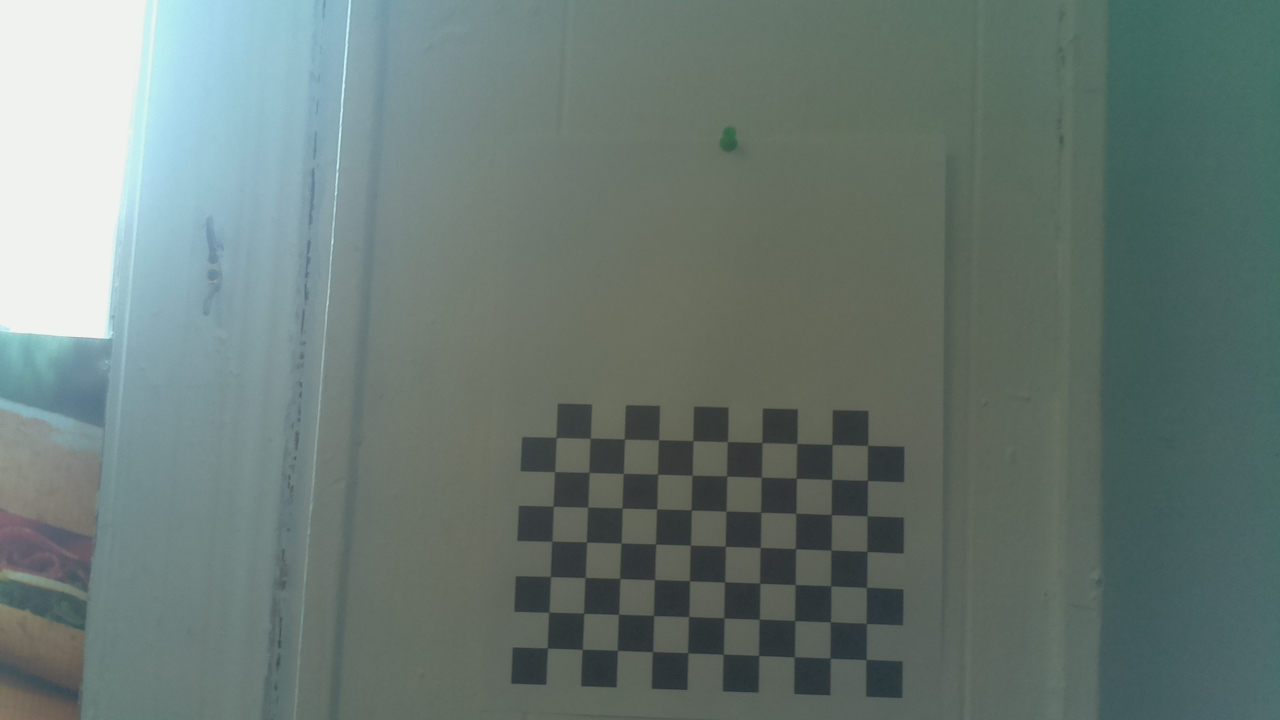
#> input picture Calibration/1.jpg, 1280 x 720 px; its folder holds only this picture in this run
$ python camera_calibration.py
#> lines starting #> are read from the running program, lines starting #| are printed output that depends on the picture; after the words box and inside, x2 and y2 are one past the last pixel; in counts of white or black regions, pixels touching at a corner belong together; long printed decimals are rounded
#!/usr/bin/env python

"""camera_calibration.py: Performs camera calibration.

Usage: camera_calibration.py
Ensure images of the chessboard are contained in the same folder. A
camera_calibration.json file will be generated which will contain the results
of the calibration.
"""
__author__      = "Matthew Pan"
__copyright__   = "Copyright 2024, Matthew Pan"

import cv2
import numpy as np
import glob
import matplotlib.pyplot as plt
import matplotlib.cm as cm
import json

class NumpyEncoder(json.JSONEncoder):
    def default(self, obj):
        if isinstance(obj, np.ndarray):
            return obj.tolist()
        return super().default(obj)

# Define checkerboard size
CHESSBOARD = (7, 10)

# Optimization termination criteria
criteria = (cv2.TERM_CRITERIA_EPS + cv2.TERM_CRITERIA_MAX_ITER, 30, 0.001)

# Prepare object points and image points

# Arrays to store object points and image points from all the images.
obj_points = [] # 3d point in real world space
img_points = [] # 2d points in image plane

objp = np.zeros((CHESSBOARD[0]*CHESSBOARD[1], 3), np.float32)
objp[:, :2] = np.mgrid[0:CHESSBOARD[0], 0:CHESSBOARD[1]].T.reshape(-1, 2)

# Load calibration images
images = glob.glob('*.jpg') # Gets images in the same folder as this script with the .jpg extension

for fname in images:
    print(fname)
    img = cv2.imread(fname)
#> img is the input picture: shape (720, 1280, 3); mean B, G, R 115.9, 121.3, 105.4
    gray = cv2.cvtColor(img, cv2.COLOR_BGR2GRAY)
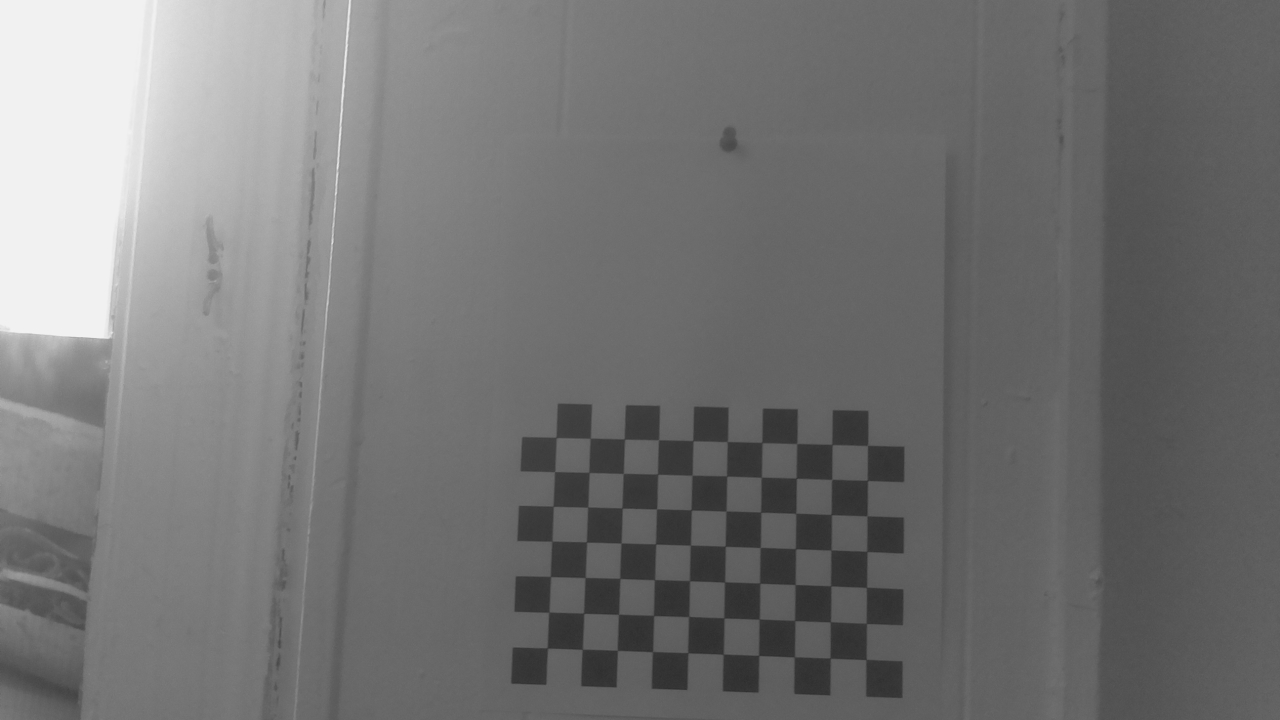
#> gray: shape (720, 1280); min 45, max 243, mean 115.9

    # Find the chess board corners
    ret, corners = cv2.findChessboardCorners(gray, CHESSBOARD, None)
#> ret = True; corners = 70 rows, first 8: [547, 647.8], [547.7, 613.3], [551.4, 577.3], [552.7, 540.5], [553.8, 506.8], [554.6, 471.7], [556.8, 438.1], [583.4, 648.2]

    # If found, add object points, image points (after refining them)
    if ret:
        obj_points.append(objp)

        corners2 = cv2.cornerSubPix(gray, corners, (11,11), (-1,-1), criteria)
#> corners2 = 70 rows, first 8: [547.4, 647.9], [548.8, 612.2], [550.5, 576.5], [551.9, 541.2], [553.1, 506.2], [554.6, 471.7], [556.1, 437.4], [582.3, 649.4]
        img_points.append(corners2)

        # Draw and display the corners
        cv2.drawChessboardCorners(img, (7,6), corners, ret)
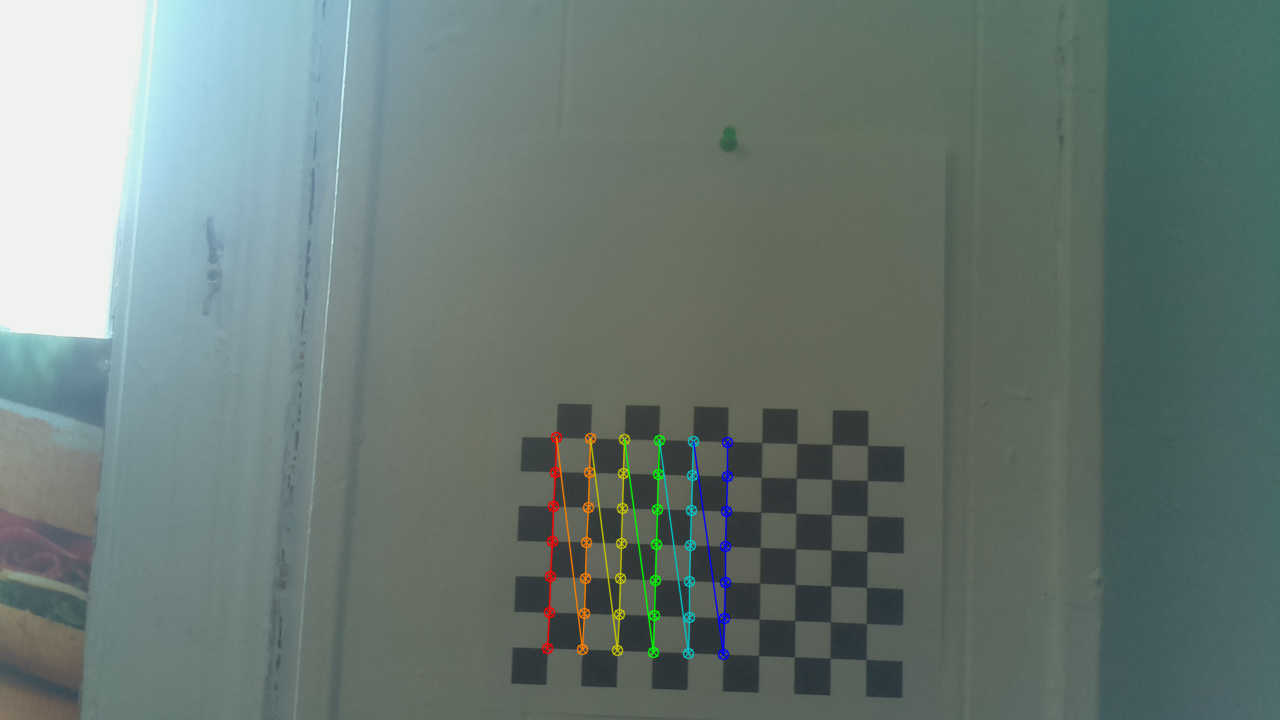
#> img: shape (720, 1280, 3); 1.11% of pixels changed, all inside (x1, y1, x2, y2) = (541, 431, 734, 661)
        cv2.imshow('img', img)
        cv2.waitKey(500)

cv2.destroyAllWindows()
# Perform calibration
ret, K, dist, rvecs, tvecs = cv2.calibrateCamera(obj_points, img_points, gray.shape[::-1], None, None)
#> ret = 0.105; K = [[894.4, 0, 674.7], [0, 894.4, 408.2], [0, 0, 1]]; dist = [[0.23, -0.953, -4.17e-05, 0.0011, -0.34]]; rvecs = ([-0.0881, -0.0274, -1.54],); tvecs = ([-3.63, 6.83, 25.79],)

# Finds Re-projection Error
mean_error = 0
for i in range(len(obj_points)):
    img_points_2, _ = cv2.projectPoints(obj_points[i], rvecs[i], tvecs[i], K, dist)
    error = cv2.norm(img_points[i], img_points_2, cv2.NORM_L2)/len(img_points_2)
    mean_error += error
    rep_error = mean_error/len(obj_points)
#> this loop made 1 pass
#> (error, mean_error, rep_error) on pass 1: (0.0125, 0.0125, 0.0125)
#> after the loop, mean_error = 0.0125
 # Prints results of calibration
print("Intrinsic Matrix (K):\n", K)
#| Intrinsic Matrix (K):
#|  [[894.434   0.         674.703]
#|  [  0.         894.353 408.153]
#|  [  0.           0.           1.        ]]
print("Distortion Coefficients:\n", dist)
#| Distortion Coefficients:
#|  [[ 2.30386409e-01 -9.53273428e-01 -4.16973176e-05  1.10089428e-03
#|   -3.39683056e-01]]
print( "Total Re-Projection Error (Pixels): {}".format(mean_error/len(obj_points)) )
#| Total Re-Projection Error (Pixels): 0.01254

# write results to json file
with open('camera_calibration.json', 'w') as f:
    data_dump = {
        "repError" : rep_error,
        "instrinsicMatrix" : K,
        "distCoeff" : dist,
        "rvecs" : rvecs,
        "tvecs" : tvecs }
#> data_dump = {'repError': 0.0125, 'instrinsicMatrix': [[894.4, 0, 674.7], [0, 894.4, 408.2], [0, 0, 1]], 'distCoeff': [[0.23, -0.953, -4.17e-05, 0.0011, -0.34]], 'rvecs': ([-0.0881, -0.0274, -1.54],), 'tvecs': ([-3.63, 6.83, 25.79],)}
    json.dump(data_dump, f, cls=NumpyEncoder, separators=(',', ':'),
          sort_keys=True,
          indent=4)
f.close()


# Plots the 3D position of the chessboards in all photos for 10 second before closing the program
fig = plt.figure()
ax = fig.add_subplot(111, projection='3d')
for i, (rvec, tvec) in enumerate(zip(rvecs, tvecs)):
  R, _ = cv2.Rodrigues(rvec)
  points_3d = np.dot(R, obj_points[i].T).T + tvec.T
  ax.scatter(points_3d[:, 0], points_3d[:, 1], points_3d[:, 2], label=f'Image {i+1}')
#> this loop made 1 pass
#> (rvec, tvec) on pass 1: ([-0.0881, -0.0274, -1.54], [-3.63, 6.83, 25.79])

plt.title("3D Chessboard Positions")
plt.xlabel("X")
plt.ylabel("Y")
plt.legend(loc='upper left')
plt.show(block=False)
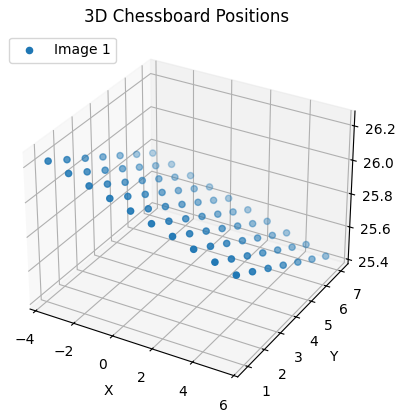
#> figure drawn by matplotlib, 1 panel
plt.pause(10)
plt.close()

$ run again, on Calibration/7.jpg
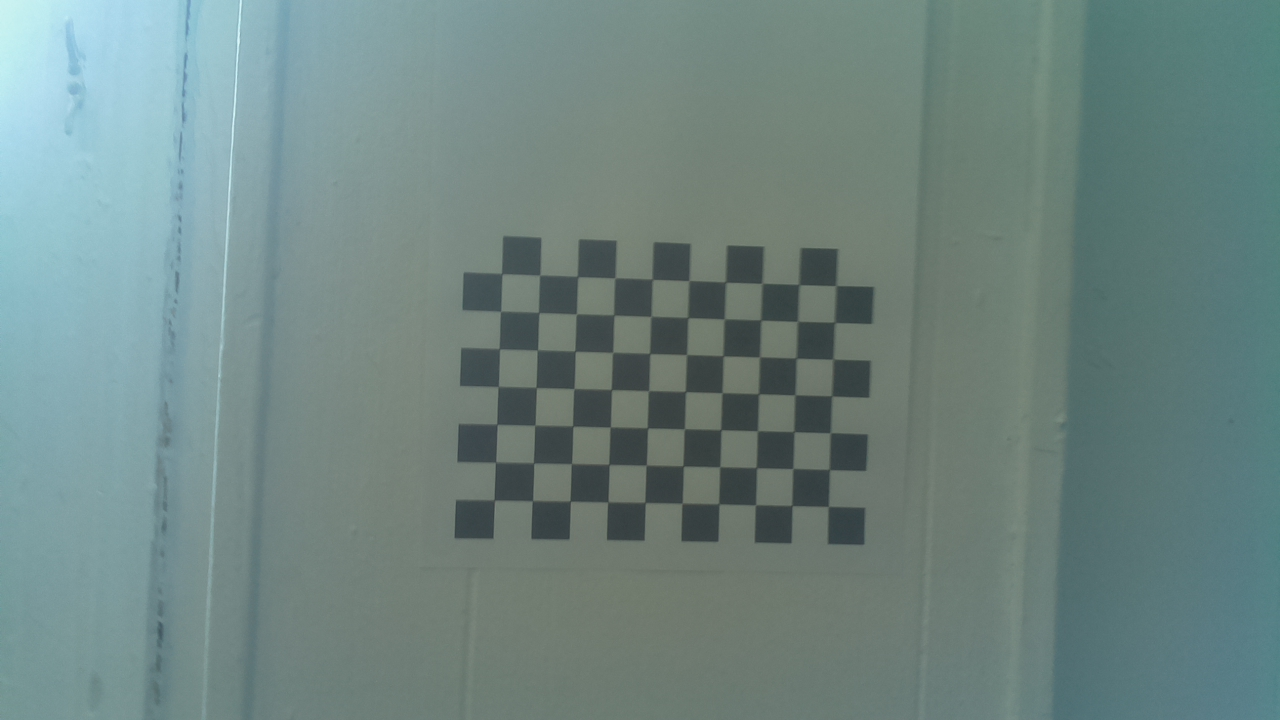
#> input picture Calibration/7.jpg, 1280 x 720 px
#> img is the input picture: shape (720, 1280, 3); mean B, G, R 130.4, 133.7, 110.9
#> `ret, corners = cv2.findChessboardCorners(gray, CHESSBOARD, None)`: ret = True; corners = 70 rows, first 8: [495.4, 501.4], [494.8, 463], [496.8, 424.5], [499.2, 385.4], [500.3, 349.6], [500.3, 311.6], [502.6, 274.7], [533.4, 499.4]
#> corners2 = 70 rows, first 8: [494.3, 500.1], [495.5, 462.2], [496.9, 424.4], [498.3, 386.6], [499.3, 348.8], [500.6, 311.3], [501.7, 273.6], [532.4, 500.7]
#> `cv2.drawChessboardCorners(img, (7,6), corners, ret)`:
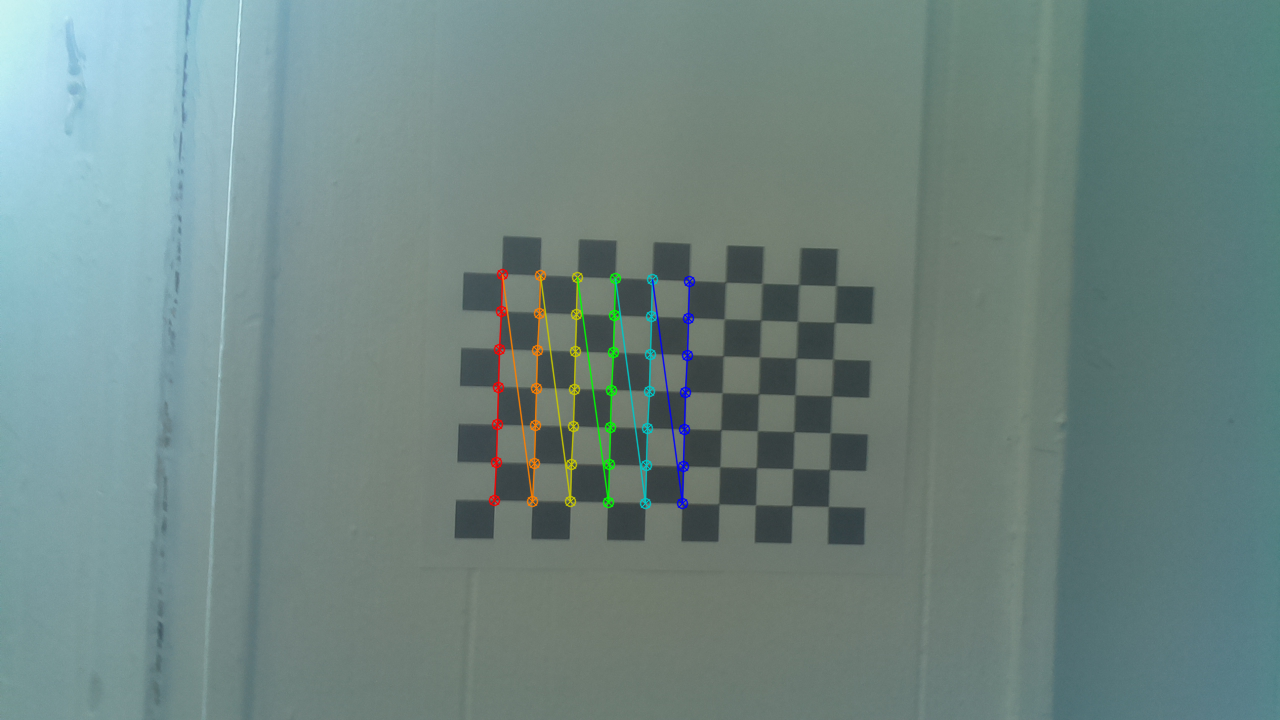
#> img: shape (720, 1280, 3); 1.16% of pixels changed, all inside (x1, y1, x2, y2) = (488, 268, 696, 510)
#> `ret, K, dist, rvecs, tvecs = cv2.calibrateCamera(obj_points, img_point..`: ret = 0.153; K = [[2379.2, 0, 606.1], [0, 2326.1, 401.2], [0, 0, 1]]; dist = [[-1.01, 252.4, 0.0207, -0.00687, -9603.2]]; rvecs = ([0.188, -0.148, -1.54],); tvecs = ([-2.89, 2.61, 61.6],)
#> the loop `for i in range(len(obj_points)):` made 1 pass
#> (error, mean_error, rep_error) on pass 1: (0.0183, 0.0183, 0.0183)
#> after the loop `for i in range(len(obj_points)):`: mean_error = 0.0183
#| Intrinsic Matrix (K):
#|  [[2.37924192e+03 0.00000000e+00 6.06091447e+02]
#|  [0.00000000e+00 2.32606052e+03 4.01215007e+02]
#|  [0.00000000e+00 0.00000000e+00 1.00000000e+00]]
#| Distortion Coefficients:
#|  [[-1.00965304e+00  2.52391963e+02  2.06680934e-02 -6.87156389e-03
#|   -9.60316716e+03]]
#| Total Re-Projection Error (Pixels): 0.01831
#> data_dump = {'repError': 0.0183, 'instrinsicMatrix': [[2379.2, 0, 606.1], [0, 2326.1, 401.2], [0, 0, 1]], 'distCoeff': [[-1.01, 252.4, 0.0207, -0.00687, -9603.2]], 'rvecs': ([0.188, -0.148, -1.54],), 'tvecs': ([-2.89, 2.61, 61.6],)}
#> the loop `for i, (rvec, tvec) in enumerate(zip(rvecs, tvecs)):` made 1 pass
#> (rvec, tvec) on pass 1: ([0.188, -0.148, -1.54], [-2.89, 2.61, 61.6])
#> `plt.show(block=False)`:
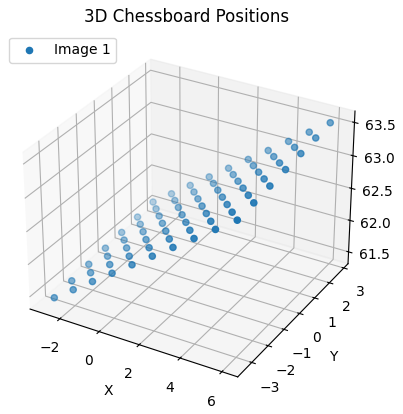
#> figure drawn by matplotlib, 1 panel

$ run again, on Calibration/8.jpg
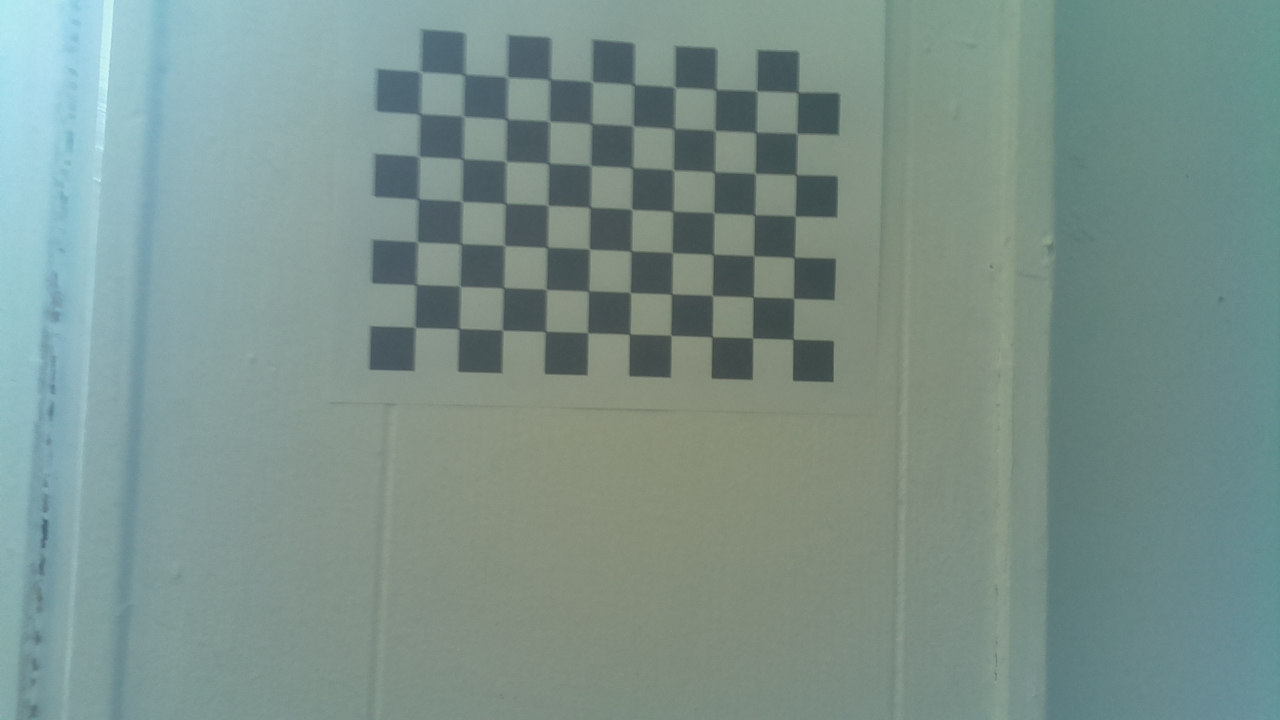
#> input picture Calibration/8.jpg, 1280 x 720 px
#> img is the input picture: shape (720, 1280, 3); mean B, G, R 139.6, 145.9, 123.3
#> `ret, corners = cv2.findChessboardCorners(gray, CHESSBOARD, None)`: ret = True; corners = 70 rows, first 8: [416, 327.5], [416.8, 284.4], [417.7, 241.5], [419.4, 198.6], [419.9, 156.4], [419, 114.5], [420.9, 70.7], [459.6, 328.5]
#> corners2 = 70 rows, first 8: [415, 327.3], [416.1, 284.7], [417.2, 241.8], [418.2, 199.1], [418.8, 156.3], [419.8, 114], [420.5, 71.64], [459.1, 328.7]
#> `cv2.drawChessboardCorners(img, (7,6), corners, ret)`:
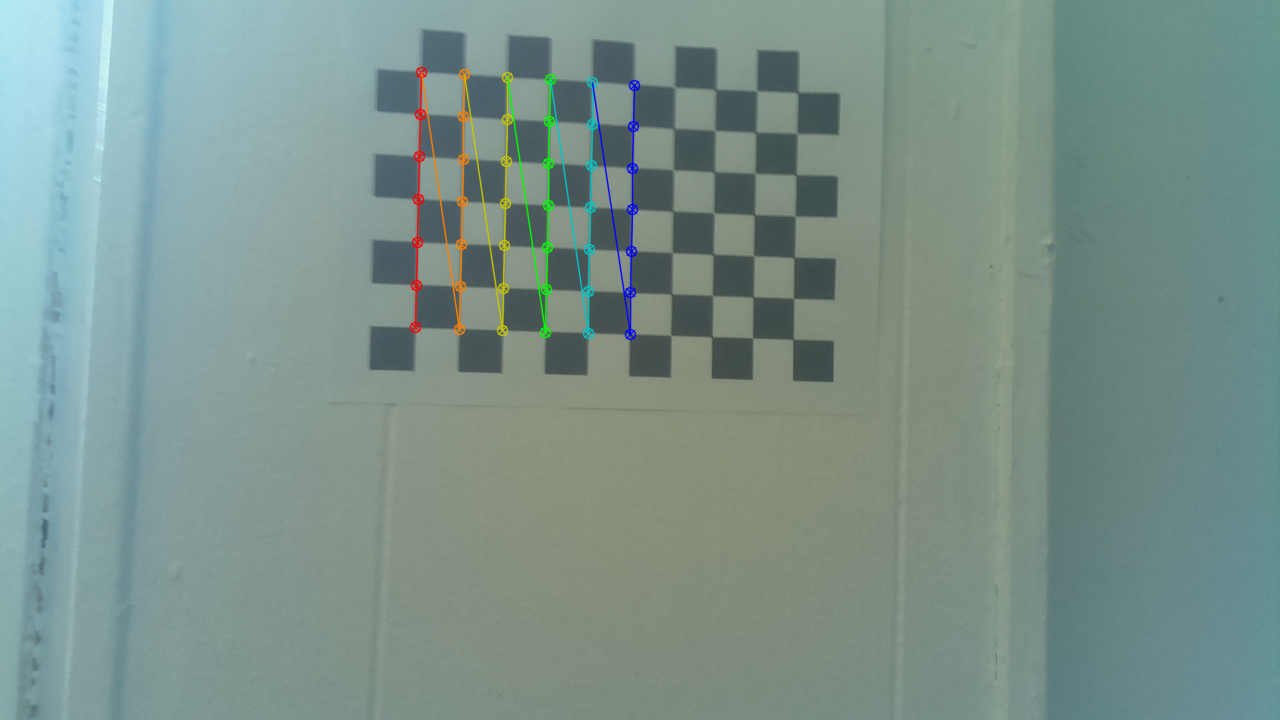
#> img: shape (720, 1280, 3); 1.27% of pixels changed, all inside (x1, y1, x2, y2) = (409, 66, 641, 341)
#> `ret, K, dist, rvecs, tvecs = cv2.calibrateCamera(obj_points, img_point..`: ret = 0.257; K = [[2660.8, 0, 705.7], [0, 2640.9, 348.8], [0, 0, 1]]; dist = [[2.31, -63.47, 0.0366, 0.0149, 949.9]]; rvecs = ([0.104, -0.232, -1.54],); tvecs = ([-6.69, -0.52, 62.11],)
#> the loop `for i in range(len(obj_points)):` made 1 pass
#> (error, mean_error, rep_error) on pass 1: (0.0307, 0.0307, 0.0307)
#> after the loop `for i in range(len(obj_points)):`: mean_error = 0.0307
#| Intrinsic Matrix (K):
#|  [[2.66083630e+03 0.00000000e+00 7.05727796e+02]
#|  [0.00000000e+00 2.64093733e+03 3.48823700e+02]
#|  [0.00000000e+00 0.00000000e+00 1.00000000e+00]]
#| Distortion Coefficients:
#|  [[ 2.30769976e+00 -6.34723151e+01  3.66258788e-02  1.48732151e-02
#|    9.49894358e+02]]
#| Total Re-Projection Error (Pixels): 0.03069
#> data_dump = {'repError': 0.0307, 'instrinsicMatrix': [[2660.8, 0, 705.7], [0, 2640.9, 348.8], [0, 0, 1]], 'distCoeff': [[2.31, -63.47, 0.0366, 0.0149, 949.9]], 'rvecs': ([0.104, -0.232, -1.54],), 'tvecs': ([-6.69, -0.52, 62.11],)}
#> the loop `for i, (rvec, tvec) in enumerate(zip(rvecs, tvecs)):` made 1 pass
#> (rvec, tvec) on pass 1: ([0.104, -0.232, -1.54], [-6.69, -0.52, 62.11])
#> `plt.show(block=False)`:
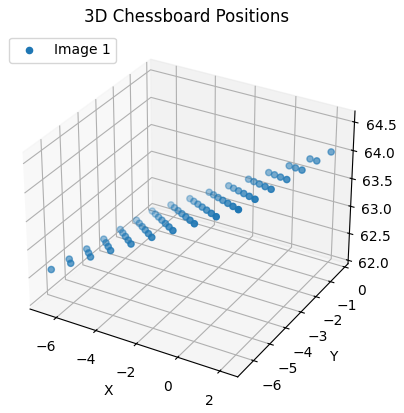
#> figure drawn by matplotlib, 1 panel
